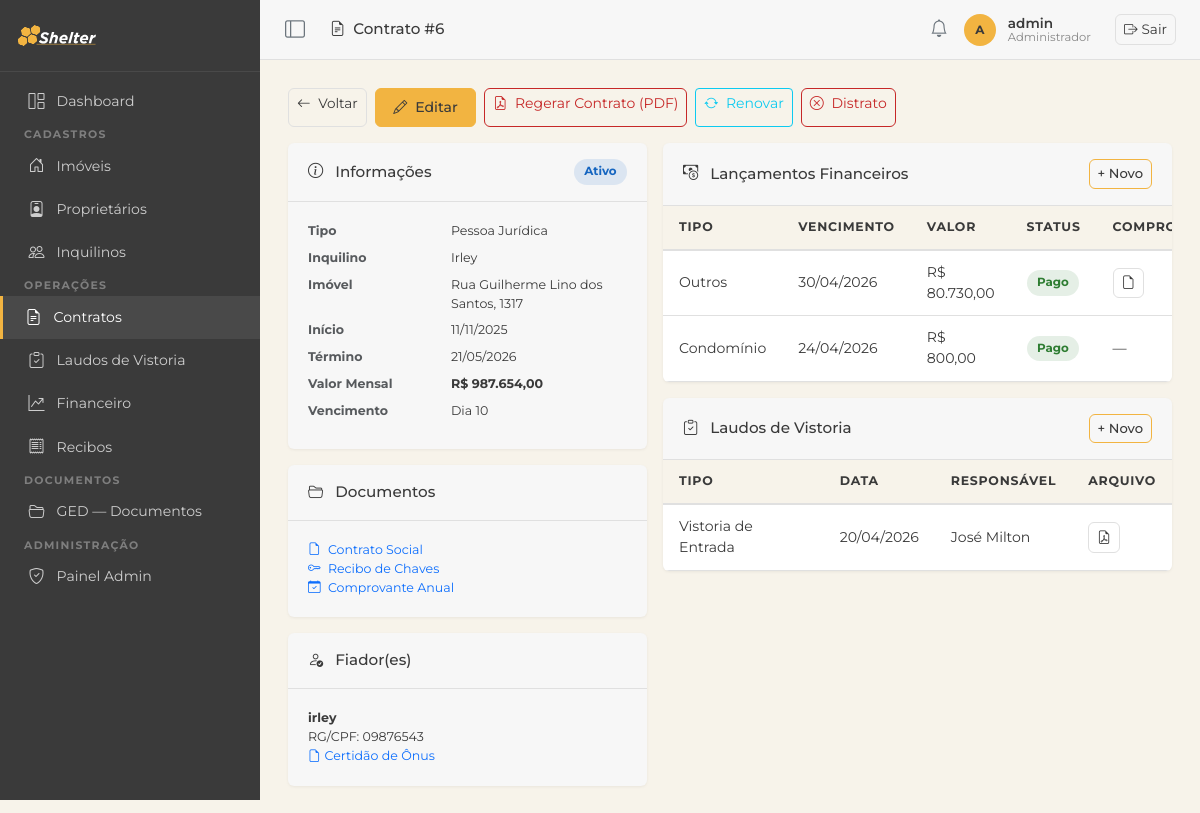
The app's page /contratos/6/ (signed in), older data.
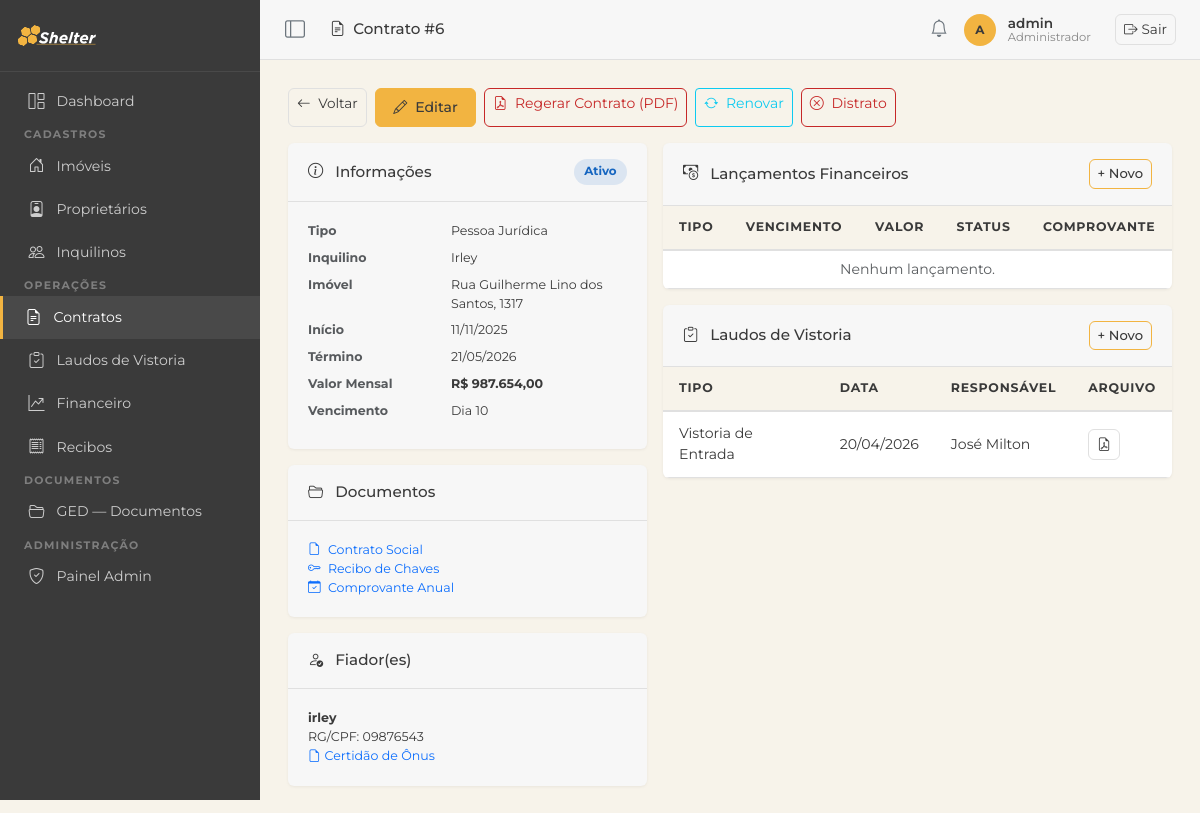
The same page, newer data.
### imoveis/models.py (models this page shows, shortened)
class Fiador(models.Model):
    contrato = models.ForeignKey(Contrato, on_delete=models.CASCADE, related_name='fiadores')
    nome = models.CharField(max_length=200)
    qualificacao = models.CharField(max_length=300, blank=True, verbose_name='Qualificação')
    rg_cpf = models.CharField(max_length=20, verbose_name='RG/CPF')
    certidao_onus = models.FileField(upload_to='certidoes/', blank=True, null=True,
                                     verbose_name='Certidão de Ônus')
    garantia = models.CharField(max_length=200, blank=True, verbose_name='Garantia')
    class Meta:
        verbose_name = 'Fiador'
        verbose_name_plural = 'Fiadores'

class Lancamento(models.Model):
    TIPO_CHOICES = [
        ('aluguel', 'Aluguel'),
        ('condominio', 'Condomínio'),
        ('iptu', 'IPTU'),
        ('manutencao', 'Manutenção'),
        ('multa', 'Multa'),
        ('outros', 'Outros'),
    ]
    STATUS_CHOICES = [
        ('pago', 'Pago'),
        ('pendente', 'Pendente'),
        ('atrasado', 'Atrasado'),
    ]
    contrato = models.ForeignKey(Contrato, on_delete=models.CASCADE, related_name='lancamentos')
    tipo = models.CharField(max_length=20, choices=TIPO_CHOICES)
    status = models.CharField(max_length=20, choices=STATUS_CHOICES, default='pendente')
    valor = models.DecimalField(max_digits=10, decimal_places=2)
    data_vencimento = models.DateField(verbose_name='Data de Vencimento')
    data_pagamento = models.DateField(null=True, blank=True, verbose_name='Data de Pagamento')
    comprovante = models.FileField(upload_to='comprovantes/', blank=True, null=True)
    observacoes = models.TextField(blank=True, verbose_name='Observações')
    criado_em = models.DateTimeField(auto_now_add=True)
    class Meta:
        verbose_name = 'Lançamento'
        verbose_name_plural = 'Lançamentos'
        ordering = ['-data_vencimento']

class LaudoVistoria(models.Model):
    TIPO_CHOICES = [
        ('entrada', 'Vistoria de Entrada'),
        ('saida', 'Vistoria de Saída'),
    ]
    imovel = models.ForeignKey(Imovel, on_delete=models.CASCADE, related_name='laudos')
    contrato = models.ForeignKey(Contrato, on_delete=models.PROTECT, related_name='laudos')
    tipo = models.CharField(max_length=20, choices=TIPO_CHOICES)
    data = models.DateField()
    responsavel = models.CharField(max_length=200, verbose_name='Responsável pela Vistoria')
    observacoes = models.TextField(blank=True, verbose_name='Observações')
    local_assinatura = models.CharField(max_length=200, blank=True, verbose_name='Local da Assinatura')
    data_assinatura = models.DateField(null=True, blank=True, verbose_name='Data da Assinatura')
    arquivo = models.FileField(upload_to='laudos/', blank=True, null=True, verbose_name='Laudo em PDF')
    documento_gerado = models.FileField(upload_to='laudos/gerados/', blank=True, null=True,
                                        verbose_name='Laudo gerado (PDF)')
    criado_em = models.DateTimeField(auto_now_add=True)
    class Meta:
        verbose_name = 'Laudo de Vistoria'
        verbose_name_plural = 'Laudos de Vistoria'
        ordering = ['-data']

### imoveis/views.py (the view)
# urls.py: path('contratos/<int:pk>/', views.contrato_detail, name='contrato_detail'),
@login_required
def contrato_detail(request, pk):
    contrato = get_object_or_404(Contrato.objects.select_related('imovel', 'inquilino'), pk=pk)
    lancamentos = contrato.lancamentos.order_by('-data_vencimento')
    laudos = contrato.laudos.order_by('-data')
    fiadores = contrato.fiadores.all()
    try:
        renovacao = contrato.renovacao
    except RenovacaoContrato.DoesNotExist:
        renovacao = None
    try:
        distrato = contrato.distrato
    except Distrato.DoesNotExist:
        distrato = None
    return render(request, 'contratos/contrato_detail.html', {
        'contrato': contrato,
        'lancamentos': lancamentos,
        'laudos': laudos,
        'fiadores': fiadores,
        'renovacao': renovacao,
        'distrato': distrato,
    })

### imoveis/templatetags/imoveis_tags.py (called while the page is built)
@register.filter
def brl(value):
    try:
        value = float(value)
    except (TypeError, ValueError):
        return value
    formatted = f"{value:,.2f}"          # 1,500.00  (locale inglês)
    formatted = formatted.replace(",", "X").replace(".", ",").replace("X", ".")
    return formatted

### templates/contratos/contrato_detail.html (shortened to what the changed rows need)
{% extends 'base.html' %}
{% load imoveis_tags %}
{% block content %}
<div class="row g-3">
  <div class="col-md-5">
    {% if fiadores %}
    <div class="section-card mb-3">
      <div class="section-card-body">
        {% for f in fiadores %}
        <div class="small {% if not forloop.last %}border-bottom pb-2 mb-2{% endif %}">
          <strong>{{ f.nome }}</strong>{% if f.qualificacao %} — {{ f.qualificacao }}{% endif %}<br>
          RG/CPF: {{ f.rg_cpf }}
          {% if f.certidao_onus %}<br><a href="{{ f.certidao_onus.url }}" target="_blank"><i class="bi bi-file-earmark me-1"></i>Certidão de Ônus</a>{% endif %}
        </div>
        {% endfor %}
      </div>
    </div>
    {% endif %}
  </div>
  <div class="col-md-7">
    <div class="section-card mb-3">
      <div class="table-responsive">
        <table class="table mb-0 small">
          <thead>
            <tr><th>Tipo</th><th>Vencimento</th><th>Valor</th><th>Status</th><th>Comprovante</th></tr>
          </thead>
          <tbody>
            {% for l in lancamentos %}
            <tr>
              <td>{{ l.get_tipo_display }}</td>
              <td>{{ l.data_vencimento|date:"d/m/Y" }}</td>
              <td>R$ {{ l.valor|brl }}</td>
              <td><span class="status-badge badge-{{ l.status }}">{{ l.get_status_display }}</span></td>
              <td>{% if l.comprovante %}<a href="{{ l.comprovante.url }}" target="_blank" class="btn btn-sm btn-outline-secondary"><i class="bi bi-file-earmark"></i></a>{% else %}—{% endif %}</td>
            </tr>
            {% empty %}
            <tr><td colspan="5" class="text-center text-muted py-2">Nenhum lançamento.</td></tr>
            {% endfor %}
          </tbody>
        </table>
      </div>
    </div>
    <div class="section-card">
      <div class="table-responsive">
        <table class="table mb-0 small">
          <thead>
            <tr><th>Tipo</th><th>Data</th><th>Responsável</th><th>Arquivo</th></tr>
          </thead>
          <tbody>
            {% for l in laudos %}
            <tr>
              <td>{{ l.get_tipo_display }}</td>
              <td>{{ l.data|date:"d/m/Y" }}</td>
              <td>{{ l.responsavel }}</td>
              <td>{% if l.arquivo %}<a href="{{ l.arquivo.url }}" target="_blank" class="btn btn-sm btn-outline-secondary"><i class="bi bi-file-earmark-pdf"></i></a>{% else %}—{% endif %}</td>
            </tr>
            {% empty %}
            <tr><td colspan="4" class="text-center text-muted py-2">Nenhum laudo.</td></tr>
            {% endfor %}
          </tbody>
        </table>
      </div>
    </div>
  </div>
</div>
{% endblock %}

Row changes from the older to the newer data that the page shows:
removed Lancamento: tipo "Outros", data_vencimento "30/04/2026", valor|brl "80.730,00", status "Pago"
removed Lancamento: tipo "Condomínio", data_vencimento "24/04/2026", valor|brl "800,00", status "Pago"
Text that changed along with them:
text now shown: "Nenhum lançamento."
